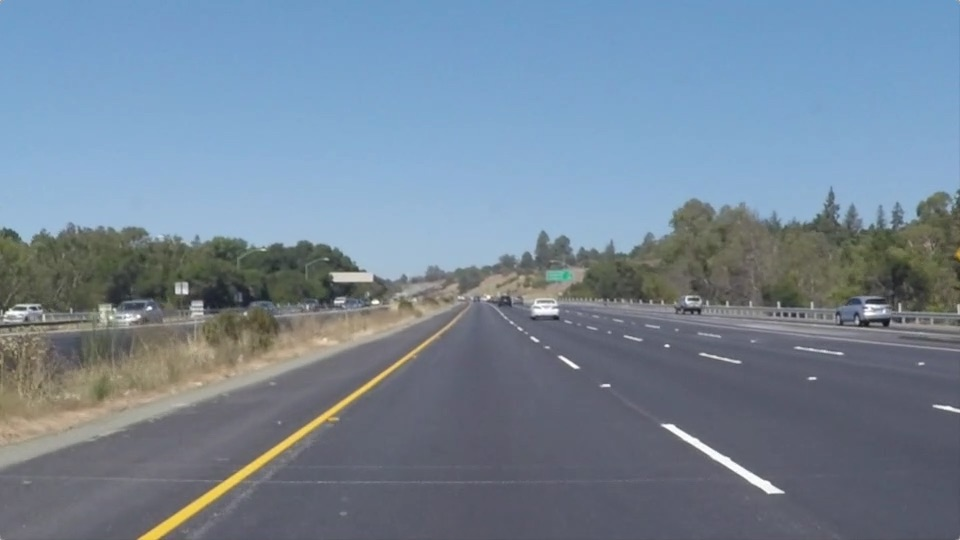
#> input picture lane_detection/images/image1.jpg, 960 x 540 px
$ python -i detector_tools.py   (imports and definitions only)
#> lines starting #> are read from the running program, lines starting #| are printed output that depends on the picture; after the words box and inside, x2 and y2 are one past the last pixel; in counts of white or black regions, pixels touching at a corner belong together
# MIT License
#
# Copyright (c) 2016 Naoki Shibuya
#
# Permission is hereby granted, free of charge, to any person obtaining a copy
# of this software and associated documentation files (the "Software"), to deal
# in the Software without restriction, including without limitation the rights
# to use, copy, modify, merge, publish, distribute, sublicense, and/or sell
# copies of the Software, and to permit persons to whom the Software is
# furnished to do so, subject to the following conditions:
#
# The above copyright notice and this permission notice shall be included in all
# copies or substantial portions of the Software.
# This code has been modified from https://github.com/naokishibuya/car-finding-lane-line
"""Image processing functions to achieve lane detection"""

import numpy as np  # NumPy import
import cv2          # OpenCV import


def isolate_white_yellow(img):
    """
    Isolate the white and yellow aspects of an image.
    """
    hsl_img = cv2.cvtColor(img, cv2.COLOR_RGB2HLS)
#> hsl_img: shape (540, 960, 3); mean of channels 0, 1, 2 94.7, 133.9, 61.3

    white_lower = np.array([0, 200, 0], dtype="uint8")
    white_upper = np.array([255, 255, 255], dtype="uint8")

    yellow_lower = np.array([20, 100, 100], dtype="uint8")
    yellow_upper = np.array([250, 255, 255], dtype="uint8")

    white_mask = cv2.inRange(hsl_img, white_lower, white_upper)
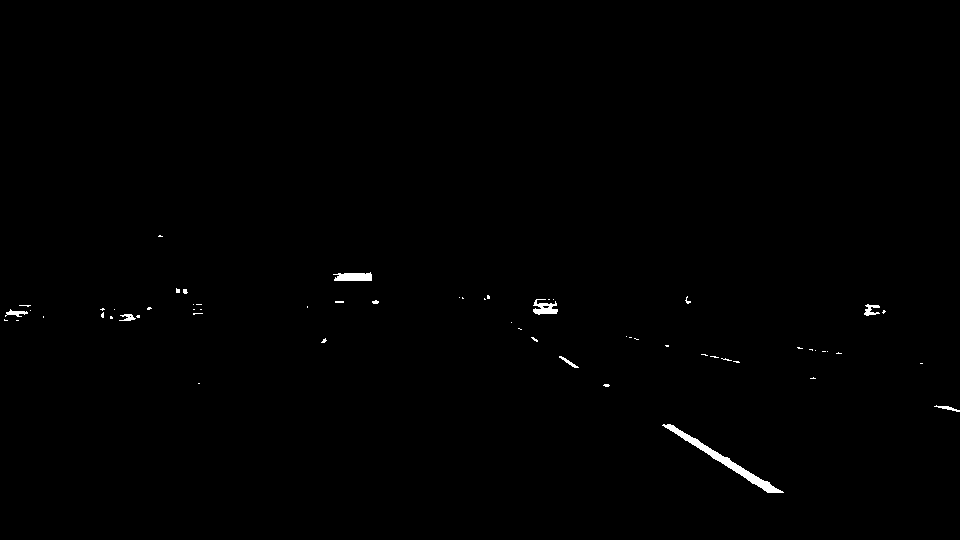
#> white_mask: shape (540, 960); 0.43% white; 60 white regions (50 under 20 px), largest, box (x1, y1, x2, y2) and area: (662, 424, 784, 493) 927, (333, 272, 372, 281) 286, (533, 299, 558, 315) 233
    yellow_mask = cv2.inRange(hsl_img, yellow_lower, yellow_upper)
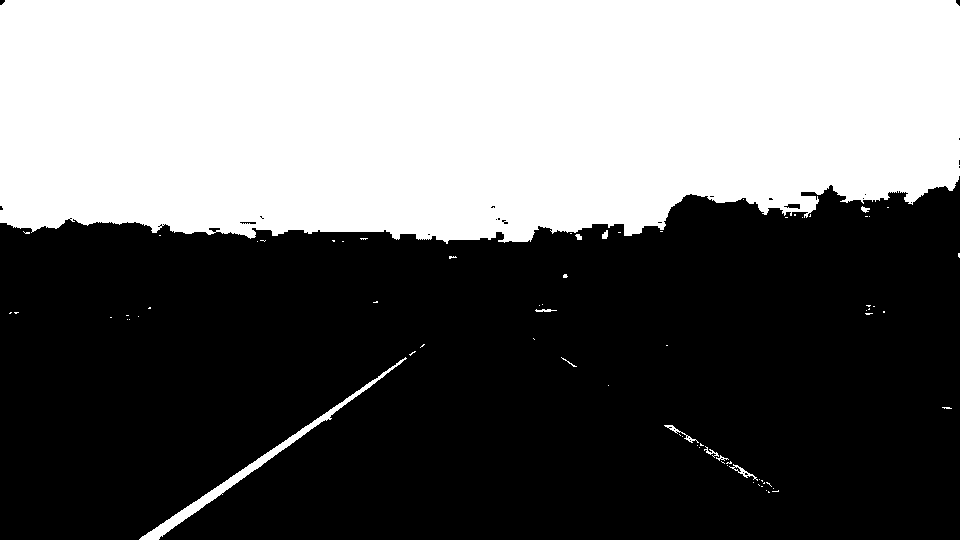
#> yellow_mask: shape (540, 960); 41.6% white; 74 white regions (63 under 20 px), largest, box (x1, y1, x2, y2) and area: (0, 0, 960, 244) 212578, (139, 357, 407, 540) 2172, (664, 425, 699, 443) 102

    mask = cv2.bitwise_or(white_mask, yellow_mask)
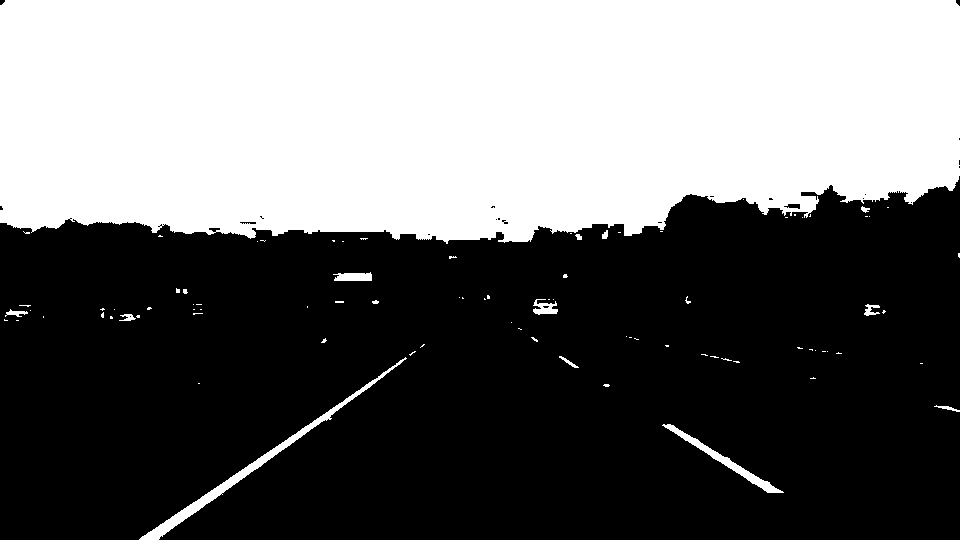
#> mask: shape (540, 960); 41.9% white; 87 white regions (72 under 20 px), largest, box (x1, y1, x2, y2) and area: (0, 0, 960, 244) 212578, (139, 357, 407, 540) 2172, (662, 424, 784, 493) 927
    yellow_white_img = cv2.bitwise_and(img, img, mask=mask)
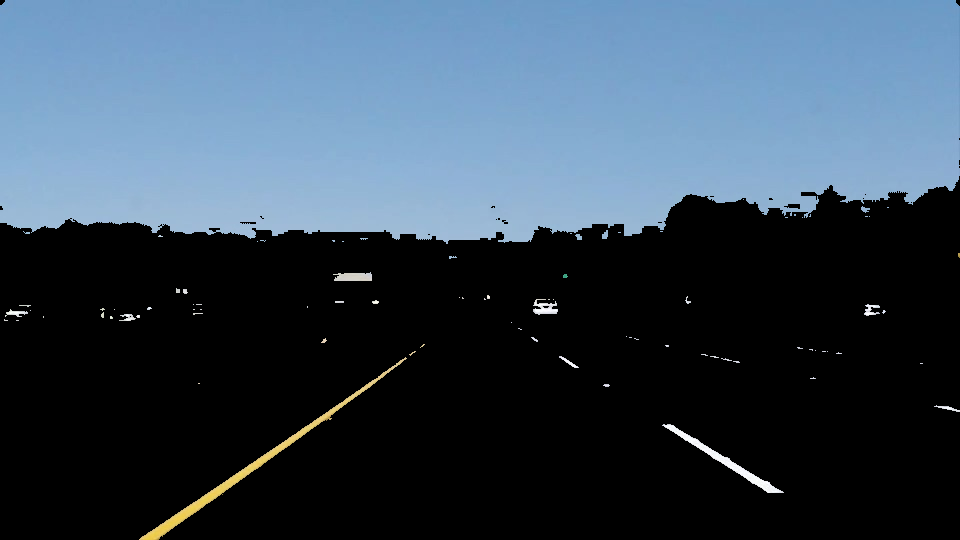
#> yellow_white_img: shape (540, 960, 3); mean R, G, B 55.2, 71.2, 86.3
    return yellow_white_img


# [161 lines left out: functions binarize, gaussian_blur, region_select, canny_edge, hough_lines, draw_lines and 5 more, not called in this run]

>>> import cv2
>>> picture = cv2.cvtColor(cv2.imread('images/image1.jpg'), cv2.COLOR_BGR2RGB)
>>> result = isolate_white_yellow(picture)

$ run again, on lane_detection/images/image2.jpg
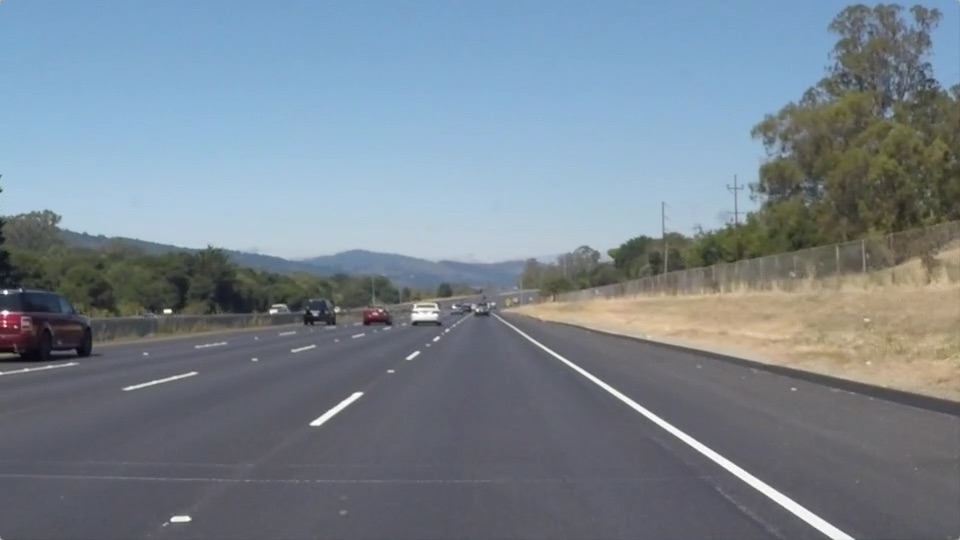
#> input picture lane_detection/images/image2.jpg, 960 x 540 px
#> hsl_img: shape (540, 960, 3); mean of channels 0, 1, 2 95, 132.1, 55.2
#> in isolate_white_yellow, `white_mask = cv2.inRange(hsl_img, white_lower, white_upper)`:
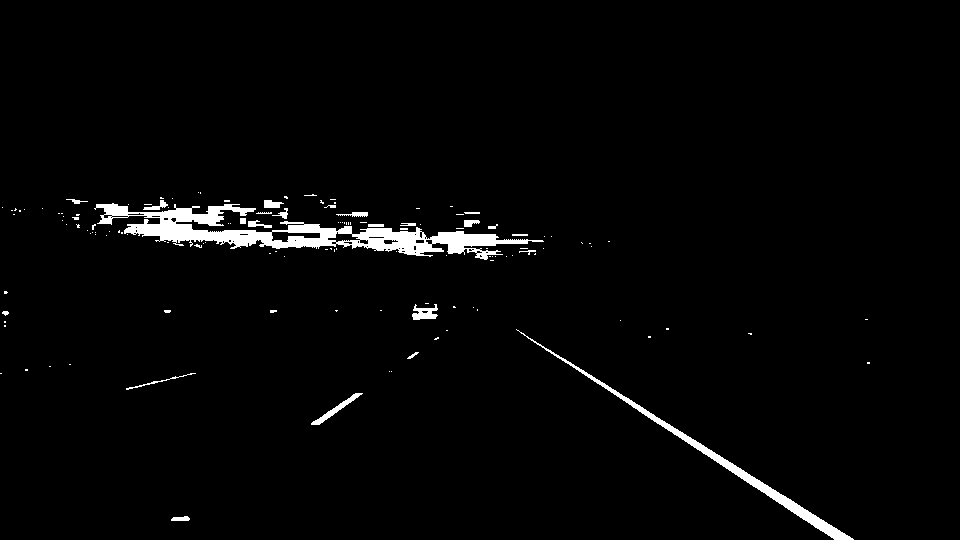
#> white_mask: shape (540, 960); 2.3% white; 133 white regions (109 under 20 px), largest, box (x1, y1, x2, y2) and area: (94, 203, 544, 260) 7534, (516, 329, 854, 540) 2376, (311, 393, 363, 425) 293
#> yellow_mask: shape (540, 960); 30.6% white; 82 white regions (73 under 20 px), largest, box (x1, y1, x2, y2) and area: (0, 0, 853, 218) 156414, (926, 0, 960, 84) 1749, (608, 188, 648, 192) 112
#> mask: shape (540, 960); 32.7% white; 135 white regions (111 under 20 px), largest, box (x1, y1, x2, y2) and area: (0, 0, 853, 260) 163156, (516, 329, 854, 540) 2376, (926, 0, 960, 84) 1749
#> in isolate_white_yellow, `yellow_white_img = cv2.bitwise_and(img, img, mask=mask)`:
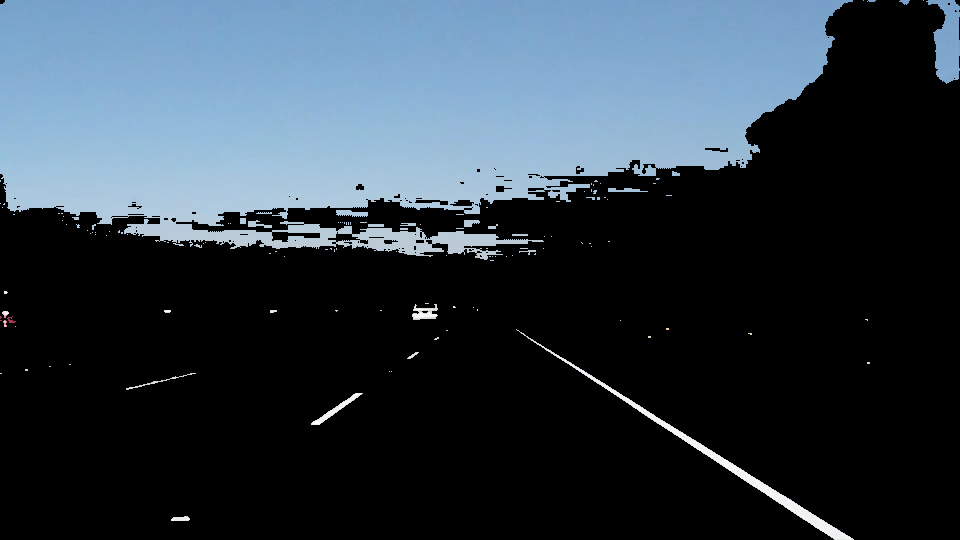
#> yellow_white_img: shape (540, 960, 3); mean R, G, B 47.3, 59.1, 69.4
